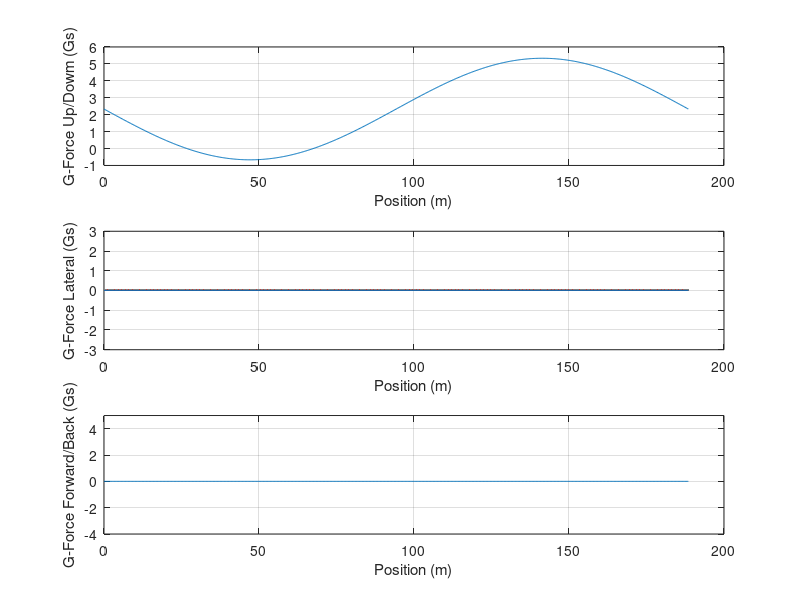
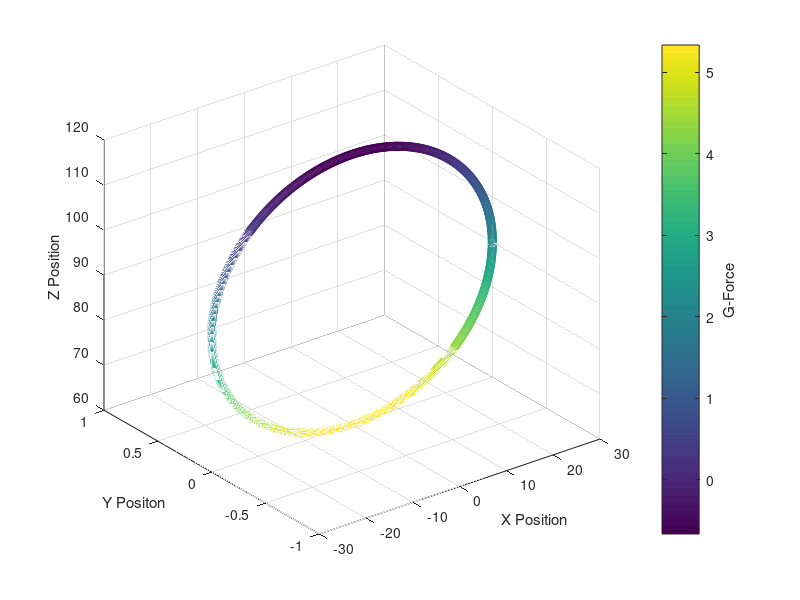
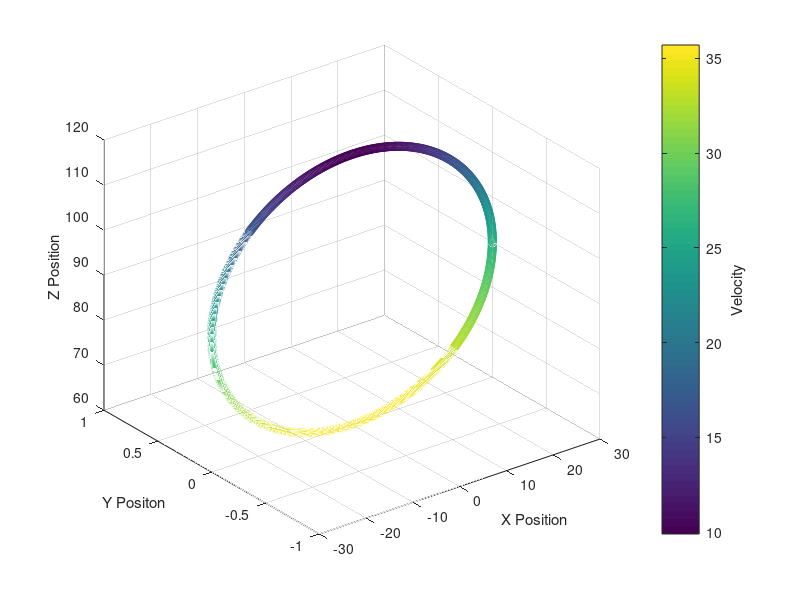

Source code (MATLAB) for these figures, in order:
clc;
clear ;
close all;

%% LOOP 

%Variables
h0 = 125;
N = 750;
theta = linspace (0,360,N);
R = 30;
g = 9.81;
x0 = 0;
y0 = 0;
z0 = 60;


%Eq of Circle
x = (R*cosd(theta)) + x0;
z = (R*sind(theta) + R) + z0;
y = zeros(1,length(x)) + y0;

% G Force at different locations\
v = sqrt(2*g*(h0-z));

G_top = (2*(h0-2*R)/(R)) -1;
G_bot = (2*h0/R) +1;
G_force = ((v.^2)./(g.*R))-sind(theta);

len_curve = sum(vecnorm(diff( [x(:),z(:)] ),2,2));
position_vec = linspace(0, len_curve, N);

%% PLOTTING

subplot(3,1,1)
plot(position_vec, G_force)
grid on;
ylim([-1 6])
xlabel('Position (m)');
ylabel('G-Force Up/Dowm (Gs)');

subplot(3,1,2)
lat_gs = zeros(length(position_vec));
plot(position_vec, lat_gs)
grid on;
ylim([-3 3])
xlabel('Position (m)');
ylabel('G-Force Lateral (Gs)');

subplot(3,1,3)
lat_gs = zeros(length(position_vec),1);
plot(position_vec, lat_gs)
grid on;
ylim([-4 5])
xlabel('Position (m)');
ylabel('G-Force Forward/Back (Gs)');

%G-Force Plot
figure();
scatter3(x,y,z,[],G_force)
colormap;
cb = colorbar();
ylabel(cb,'G-Force')
ylabel('Y Positon')
xlabel('X Position')
zlabel('Z Position')

%Velocity Plot
figure();
scatter3(x,y,z,[],v)
colormap;
cb = colorbar();
ylabel(cb,'Velocity')
ylabel('Y Positon')
xlabel('X Position')
zlabel('Z Position')